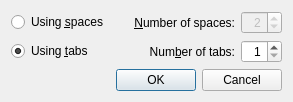
<?xml version="1.0" encoding="UTF-8"?>
<ui version="4.0">
 <class>IndentDialog</class>
 <widget class="QDialog" name="IndentDialog">
  <property name="windowTitle">
   <string>Indent Selection</string>
  </property>
  <layout class="QVBoxLayout">
   <item>
    <layout class="QGridLayout">
     <item row="0" column="0">
      <widget class="QRadioButton" name="radioButtonSpaces">
       <property name="text">
        <string>Using &amp;spaces</string>
       </property>
      </widget>
     </item>
     <item row="0" column="1">
      <spacer>
       <property name="orientation">
        <enum>Qt::Horizontal</enum>
       </property>
       <property name="sizeType">
        <enum>QSizePolicy::Fixed</enum>
       </property>
       <property name="sizeHint" stdset="0">
        <size>
         <width>20</width>
         <height>20</height>
        </size>
       </property>
      </spacer>
     </item>
     <item row="0" column="2">
      <widget class="QLabel" name="label">
       <property name="text">
        <string>&amp;Number of spaces:</string>
       </property>
       <property name="alignment">
        <set>Qt::AlignRight|Qt::AlignTrailing|Qt::AlignVCenter</set>
       </property>
       <property name="buddy">
        <cstring>spinBoxSpaces</cstring>
       </property>
      </widget>
     </item>
     <item row="0" column="3">
      <widget class="QSpinBox" name="spinBoxSpaces">
       <property name="enabled">
        <bool>false</bool>
       </property>
       <property name="sizePolicy">
        <sizepolicy hsizetype="MinimumExpanding" vsizetype="Fixed">
         <horstretch>0</horstretch>
         <verstretch>0</verstretch>
        </sizepolicy>
       </property>
       <property name="alignment">
        <set>Qt::AlignRight|Qt::AlignTrailing|Qt::AlignVCenter</set>
       </property>
       <property name="minimum">
        <number>1</number>
       </property>
       <property name="value">
        <number>2</number>
       </property>
      </widget>
     </item>
     <item row="1" column="0">
      <widget class="QRadioButton" name="radioButtonTabs">
       <property name="text">
        <string>Using &amp;tabs</string>
       </property>
       <property name="checked">
        <bool>true</bool>
       </property>
      </widget>
     </item>
     <item row="1" column="2">
      <widget class="QLabel" name="label_2">
       <property name="text">
        <string>Num&amp;ber of tabs:</string>
       </property>
       <property name="alignment">
        <set>Qt::AlignRight|Qt::AlignTrailing|Qt::AlignVCenter</set>
       </property>
       <property name="buddy">
        <cstring>spinBoxTabs</cstring>
       </property>
      </widget>
     </item>
     <item row="1" column="3">
      <widget class="QSpinBox" name="spinBoxTabs">
       <property name="sizePolicy">
        <sizepolicy hsizetype="MinimumExpanding" vsizetype="Fixed">
         <horstretch>0</horstretch>
         <verstretch>0</verstretch>
        </sizepolicy>
       </property>
       <property name="alignment">
        <set>Qt::AlignRight|Qt::AlignTrailing|Qt::AlignVCenter</set>
       </property>
       <property name="minimum">
        <number>1</number>
       </property>
      </widget>
     </item>
    </layout>
   </item>
   <item>
    <widget class="QDialogButtonBox" name="buttonBox">
     <property name="orientation">
      <enum>Qt::Horizontal</enum>
     </property>
     <property name="standardButtons">
      <set>QDialogButtonBox::Cancel|QDialogButtonBox::Ok</set>
     </property>
    </widget>
   </item>
  </layout>
 </widget>
 <resources/>
 <connections>
  <connection>
   <sender>buttonBox</sender>
   <signal>accepted()</signal>
   <receiver>IndentDialog</receiver>
   <slot>accept()</slot>
   <hints>
    <hint type="sourcelabel">
     <x>257</x>
     <y>101</y>
    </hint>
    <hint type="destinationlabel">
     <x>157</x>
     <y>274</y>
    </hint>
   </hints>
  </connection>
  <connection>
   <sender>buttonBox</sender>
   <signal>rejected()</signal>
   <receiver>IndentDialog</receiver>
   <slot>reject()</slot>
   <hints>
    <hint type="sourcelabel">
     <x>325</x>
     <y>101</y>
    </hint>
    <hint type="destinationlabel">
     <x>286</x>
     <y>274</y>
    </hint>
   </hints>
  </connection>
  <connection>
   <sender>radioButtonSpaces</sender>
   <signal>toggled(bool)</signal>
   <receiver>spinBoxSpaces</receiver>
   <slot>setEnabled(bool)</slot>
   <hints>
    <hint type="sourcelabel">
     <x>64</x>
     <y>33</y>
    </hint>
    <hint type="destinationlabel">
     <x>389</x>
     <y>34</y>
    </hint>
   </hints>
  </connection>
  <connection>
   <sender>radioButtonTabs</sender>
   <signal>toggled(bool)</signal>
   <receiver>spinBoxTabs</receiver>
   <slot>setEnabled(bool)</slot>
   <hints>
    <hint type="sourcelabel">
     <x>64</x>
     <y>64</y>
    </hint>
    <hint type="destinationlabel">
     <x>389</x>
     <y>65</y>
    </hint>
   </hints>
  </connection>
 </connections>
</ui>
